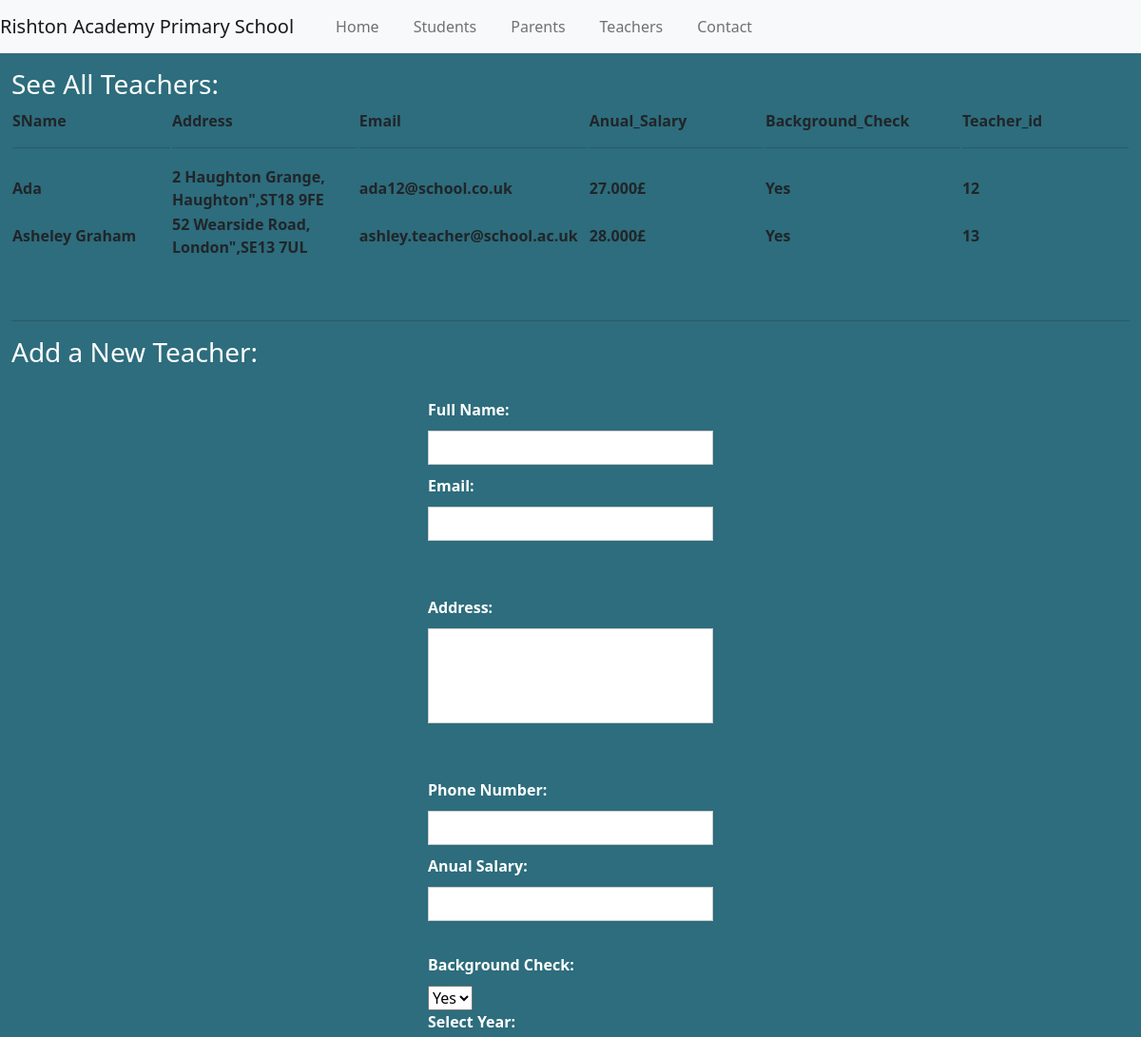
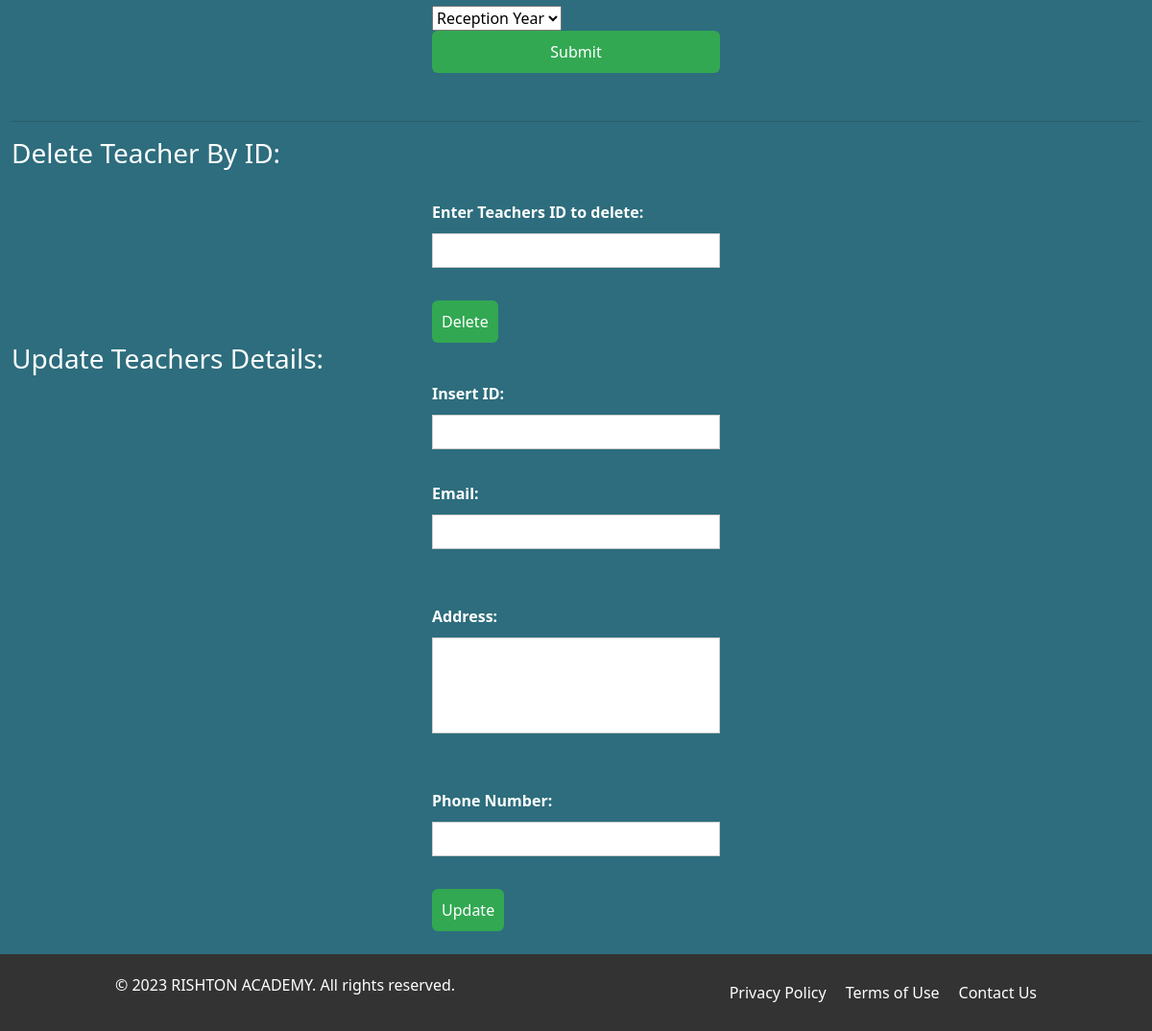
Page /teacher.php on the committed database (2 pictures, top to bottom).
### tables this page shows
CREATE TABLE `Teachers` (
  `Teacher_id` int(255) NOT NULL,
  `Class_id` int(255) NOT NULL,
  `Email` varchar(255) NOT NULL,
  `Phone_Number` varchar(255) NOT NULL,
  `sName` varchar(255) NOT NULL,
  `Address` varchar(255) NOT NULL,
  `Anual_Salary` varchar(255) NOT NULL,
  `Background_Check` varchar(3) NOT NULL
);

### teacher.php (the view, shortened to what this page needs)
<!DOCTYPE html>
<html lang="en">
<head>
  <link href="https://cdn.jsdelivr.net/npm/bootstrap@5.2.3/dist/css/bootstrap.min.css" rel="stylesheet">
</head>
<body>
  <nav class="navbar navbar-expand-lg navbar-light bg-light">
    <a class="navbar-brand" href="#">Rishton Academy Primary School</a>
    <div class="collapse navbar-collapse" id="navbarNav">
      <ul class="navbar-nav">
        <li class="nav-item active">
          <a class="nav-link" href="home.php">Home </a>
        </li>
        <li class="nav-item">
          <a class="nav-link" href="student.php">Students</a>
        </li>
        <li class="nav-item">
          <a class="nav-link" href="parents.php">Parents</a>
        </li>
        <li class="nav-item">
          <a class="nav-link" href="teacher.php">Teachers</a>
        </li>
        <li class="nav-item">
          <a class="nav-link" href="contact.php">Contact</a>
        </li>
      </ul>
    </div>
  </nav>
  <div class="container-fluid mt-3">
    <?php
      $connect = mysqli_connect("localhost", "root", "", "School");
    ?>
<h3>See All Teachers:</h3>
		<table>
			<tr>
				<th width="250px">SName<br><hr></th>
				<th width="250px">Address<br><hr></th>
				<th width="250px">Email<br><hr></th>
				<th width="250px">Anual_Salary<br><hr></th>
				<th width="250px">Background_Check<br><hr></th>
        <th width="250px">Teacher_id<br><hr></th>
			</tr>
          <?php
		  $sql = mysqli_query($connect, "SELECT sName, Address, Email, Anual_Salary, Background_Check, Teacher_id  FROM Teachers");
          while ($row = $sql->fetch_assoc()){
          echo "
            <th>{$row['sName']}</th>
            <th>{$row['Address']}</th>
            <th>{$row['Email']}</th>
            <th>{$row['Anual_Salary']}</th>
            <th>{$row['Background_Check']}</th>
            <th>{$row['Teacher_id']}</th>
          </tr>";
          }
          ?>
      </table>
      <br><br>
      <hr>
		<h3>Add a New Teacher:</h3>
    <br>
		<form method="post" action="teacher.php">
			<label>Full Name:</label>
			<input type="text" name="f_name">
      <label>Email:</label>
			<input type="text" name="s_email">
      <br><br>
      <label>Address:</label>
			<input type="text" name="s_address" maxlenght = "150" style="width: 300px; height: 100px;">
      <br><br>
      <label>Phone Number:</label>
			<input type="text" name="s_phone">
      <label>Anual Salary:</label>
			<input type="text" name="s_anualSalary">
      <br>
      <label>Background Check:</label>
      <select type="text" name="s_bCheck">
          <option value = "Yes"> Yes </option>
      </select>
          <br>
            <label>Select Year:</label>
        <select name="Class_id">
         <?php
         $sql = mysqli_query($connect, "SELECT Class_id, ClassName FROM Classes;");
         while ($row = $sql->fetch_assoc()){
         echo "<option value=" . $row['Class_id'] . ">" . $row['ClassName'] ."</option>";
         }
         ?>
         </select>
         <br>
      <input type="submit" name="addteacher" class="btn">
		</form>
    <br>
    <hr>
      <h3>Delete Teacher By ID:</h3>
      <br>
        <th>
        <form action="teacher.php" method="POST">
            <label for="row_id">Enter Teachers ID to delete:</label>
            <input type="text" name="row_id" id="row_id">
            <br>
            <button type="submit" name="delete_teacher" class="btn">Delete</button>
            <br>
        </form>
      <h3>Update Teachers Details:</h3>
        <th>
        <form action="teacher.php" method="POST">
          <label>Insert ID:</label>
          <input type="text" name="update_id">
          <br>
          <label>Email:</label>
          <input type="text" name="update_email">
          <br><br>
          <label>Address:</label>
          <input type="text" name="update_address" maxlenght = "150" style="width: 300px; height: 100px;">
          <br><br>
          <label>Phone Number:</label>
          <input type="text" name="update_number">
          <br>
          <button type="submit" name="update_teachers" class="btn">Update</button>
          <br>
          </form>
</div>
</body>
<br>
<footer>
  <div class="classid">
    <p>&copy; 2023 RISHTON ACADEMY. All rights reserved.</p>
    <nav>
      <ul>
        <li><a href="#">Privacy Policy</a></li>
        <li><a href="#">Terms of Use</a></li>
        <li><a href="#">Contact Us</a></li>
      </ul>
    </nav>
  </div>
</footer>
</html>

### teacher.php (style rules this page uses)
html, body { margin: 0; left: 0; position: flex; background-color: #2d6d7d; }
h3 { color:white; }
form { width: 300px; margin: 0 auto; color: white; }
label, input, textarea { display: block; margin-bottom: 10px; }
label { font-weight: bold; }
input, textarea { width: 100%; padding: 5px; border: 1px solid #ccc; }
.btn { background-color: #32a852; color: #fff; padding: 10px; border: none; cursor: pointer; }
input[type="submit"] { background-color: #32a852; color: #fff; padding: 10px; border: none; cursor: pointer; }
footer { background-color: #333; color: #fff; padding: 20px 0; position: relative; bottom: 0; width: 100%; }
.classid { max-width: 960px; margin: 0 auto; display: flex; justify-content: space-between; align-items: center; }
nav ul { list-style: none; margin: 0; padding: 0; display: flex; }
nav li { margin-left: 20px; }
nav a { color: #fff; text-decoration: none; transition: color 0.3s ease-in-out; }

### rows in the picture
teachers: sName "Ada", Address "2 Haughton Grange, Haughton\",ST18 9FE", Email "ada12@school.co.uk", Anual_Salary "27.000£", Background_Check "Yes", Teacher_id "12"
teachers: sName "Asheley Graham", Address "52 Wearside Road, London\",SE13 7UL", Email "ashley.teacher@school.ac.uk", Anual_Salary "28.000£", Background_Check "Yes", Teacher_id "13"

### other values in the picture
form field Class_id "Reception Year"
